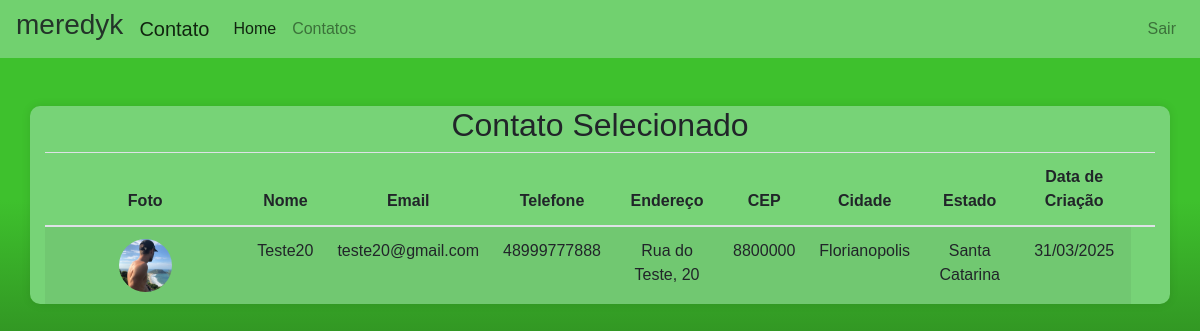
The app's page /detalhes/11/ (signed in) with its own data.
### Contato/models.py (models this page shows, shortened)
class Contato(models.Model):
    nome = models.CharField(max_length=255)
    Categoria = models.ForeignKey('Categoria', on_delete=models.CASCADE)
    foto = models.ImageField(blank=True, null=True)
    email = models.EmailField(unique=True)
    telefone = models.CharField(max_length=20)
    endereco = models.CharField(max_length=255)
    cep = models.CharField(max_length=9)
    cidade = models.CharField(max_length=100)
    estado = models.CharField(max_length=50)
    data_criacao = models.DateTimeField(auto_now_add=True)

### Contato/views.py (the view)
# urls.py: path('detalhes/<int:id>/', views.contato_detalhes, name='contato_detalhe'),
@login_required(login_url='login')
def contato_detalhes(request, id):
    return render(request, 'pages/contato_detalhes.html', {'contato': Contato.objects.get(id=id)})

### Contato/templates/pages/contato_detalhes.html (shortened to what this page needs)
<!-- {% load static %}
<!DOCTYPE html>
<html lang="pt-br">
  <head>
    <meta charset="UTF-8" />
    <meta name="viewport" content="width=device-width, initial-scale=1.0" />
    <link
      rel="stylesheet"
      href="https://stackpath.bootstrapcdn.com/bootstrap/4.5.2/css/bootstrap.min.css"
    />
    <title>Document</title>
    <link rel="stylesheet" href="{% static 'style.css' %}" />
  </head>
  <body>
    <div class="container">
      <div class="row">
        <div class="col-md-6 offset-md-3">
          <h1>Contato</h1>
          <form action="{% url 'contato' %}" method="post">
            {% csrf_token %}
            <div class="form-group">
              <label for="id_nome">Nome</label>
              <input
                type="text"
                name="nome"
                id="id_nome"
                class="form-control"
              />
            </div>
            <div class="form-group">
              <label for="id_email">E-mail</label>
              <input
                type="email"
                name="email"
                id="id_email"
                class="form-control"
              />
            </div>
            <div class="form-group">
              <label for="id_mensagem">Mensagem</label>
              <textarea
                name="mensagem"
                id="id_mensagem"
                class="form-control"
              ></textarea>
            </div>
            <button type="submit" class="btn btn-primary">Enviar</button>
          </form>
        </div>
      </div>
    </div>
  </body>
</html> -->
{% load static %}
<!DOCTYPE html>
<html lang="pt-br">
  <head>
    <link
      rel="stylesheet"
      href="https://stackpath.bootstrapcdn.com/bootstrap/4.5.2/css/bootstrap.min.css"
    />
    <link rel="stylesheet" href="{% static 'css/style.css' %}" />
  </head>
  <body>
    <header>
      <nav class="navbar navbar-expand-lg navbar-light" style="background-color: #77d377; opacity: 0.9;">
        <h3 class="mr-auto">{{ request.user }}</h3>
        <a class="navbar-brand ml-3" href="{% url 'home' %}">Contato</a>
        <div class="collapse navbar-collapse" id="navbarNav">
          <ul class="navbar-nav mr-auto">
            <li class="nav-item active">
              <a class="nav-link" href="{% url 'home' %}">Home</a>
            </li>
            <li class="nav-item">
              <a class="nav-link" href="{% url 'contato' %}">Contatos</a>
            </li>
          </ul>
          <ul class="navbar-nav ml-auto">
             {% if request.user.is_authenticated %}
            <li class="nav-item">
              <a class="nav-link" href="{% url 'logout' %}">Sair</a>
            </li>
            {% endif %}
      </div>
      </nav>
    </header>
    <div class="container mt-5 justify-content-center align-items-center;" style=background-color:#77d377;>
      <div>
      <h2 class="text-center">Contato Selecionado</h2>
      <table class="table table-striped">
        <thead>
        <tr>
          <th>Foto</th>
          <th>Nome</th>
          <th>Email</th>
          <th>Telefone</th>
          <th>Endereço</th>
          <th>CEP</th>
          <th>Cidade</th>
          <th>Estado</th>
          <th>Data de Criação</th>
          <th></th>
        </tr>
        </thead>
        <tbody>
        <tr>
          {% if contato.foto %}
          <td>
          <img src="{{ contato.foto.url }}" alt="Imagem do Contato" class="img-fluid rounded-circle" style="max-width: 30%; height: auto;" />
          </td>
          {% endif %}
          <td>{{ contato.nome }}</td>
          <td>{{ contato.email }}</td>
          <td>{{ contato.telefone }}</td>
          <td>{{ contato.endereco }}</td>
          <td>{{ contato.cep }}</td>
          <td>{{ contato.cidade }}</td>
          <td>{{ contato.estado }}</td>
          <td>{{ contato.data_criacao|date:"d/m/Y" }}</td>
        </tbody>
      </table>
      </div>
    </div>
  </body>
</html>

### Contato/static/css/style.css (style rules this page uses)
body { font-family: Arial, sans-serif; justify-content: center; align-items: center; min-height: 100vh; margin: 0; background-color: #3ec12d; background-image: linear-gradient(180deg, #3ec12d 25%, #080402 100%); }
.container { background-color: #77d377; border-radius: 10px; box-shadow: 0 0 10px rgba(0, 0, 0, 0.1); text-align: center; margin-top: 20px; }

### records on screen
Contato: foto (picture), nome "Teste20", email "teste20@gmail.com", telefone "48999777888", endereco "Rua do Teste, 20", cep "8800000", cidade "Florianopolis", estado "Santa Catarina", data_criacao "31/03/2025"

### other values on screen
{{ request.user }} "meredyk"
